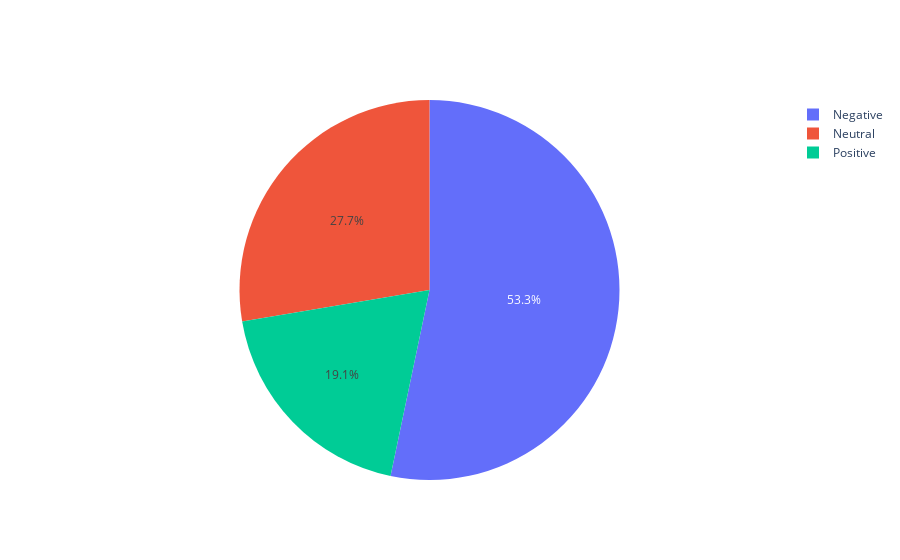

The notebook cell this image was saved under:
### Code cell
import plotly.graph_objects as go

labels = ['Negative','Neutral','Positive']
values = list(df_netflix['Sentiment'].value_counts().values)

fig = go.Figure(data=[go.Pie(labels=labels, values=values)])
fig.show()

### Figure 1 — Plotly figure (JSON) as saved in the notebook; plotly's stock layout.template omitted (floating-point values rounded to 4 significant figures)
{"data": [{"labels": ["Negative", "Neutral", "Positive"], "type": "pie", "values": [551, 286, 197]}], "layout": {}}
